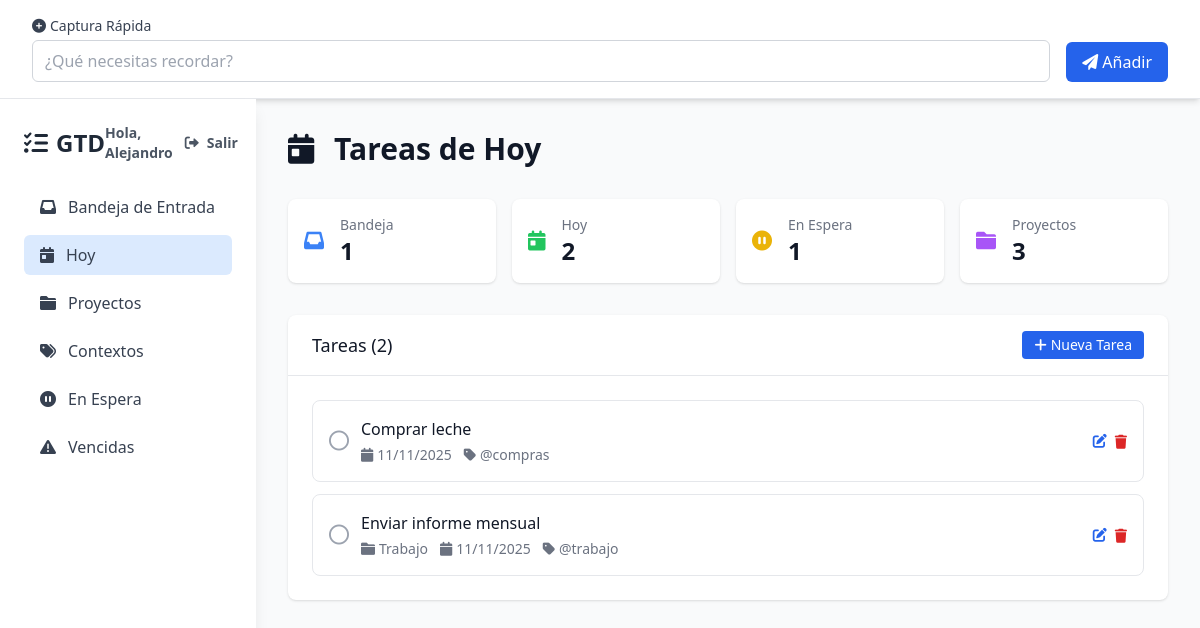
Page /index.php?vista=hoy (signed in) on the committed database.
### tables this page shows
CREATE TABLE IF NOT EXISTS tareas (
    id INT AUTO_INCREMENT PRIMARY KEY,
    usuario_id INT,  
    titulo VARCHAR(255) NOT NULL,
    id_proyecto INT,
    fecha_vencimiento DATE,
    contexto VARCHAR(100),
    descripcion TEXT,
    estado ENUM('pendiente', 'en_espera', 'completada') DEFAULT 'pendiente',
    fecha_creacion TIMESTAMP DEFAULT CURRENT_TIMESTAMP,
    fecha_actualizacion TIMESTAMP DEFAULT CURRENT_TIMESTAMP ON UPDATE CURRENT_TIMESTAMP,
    
     
    INDEX idx_tareas_usuario (usuario_id),
    CONSTRAINT fk_tareas_usuario
        FOREIGN KEY (usuario_id) REFERENCES usuarios(id)
        ON DELETE CASCADE,  
    
    CONSTRAINT fk_tareas_proyecto
        FOREIGN KEY (id_proyecto) REFERENCES proyectos(id)
        ON DELETE SET NULL  
);

CREATE TABLE IF NOT EXISTS proyectos (
    id INT AUTO_INCREMENT PRIMARY KEY,
    usuario_id INT,  
    nombre VARCHAR(255) NOT NULL,
    descripcion TEXT,
    fecha_creacion TIMESTAMP DEFAULT CURRENT_TIMESTAMP,
    fecha_actualizacion TIMESTAMP DEFAULT CURRENT_TIMESTAMP ON UPDATE CURRENT_TIMESTAMP,
    
     
    INDEX idx_proyectos_usuario (usuario_id),
    CONSTRAINT fk_proyectos_usuario
        FOREIGN KEY (usuario_id) REFERENCES usuarios(id)
        ON DELETE CASCADE  
);

### db.php (called while the page is built, shortened)
<?php
function obtenerTareas($pdo, $condicion = '', $parametros = []) {
    $userId = $_SESSION['user_id'] ?? null;
    $sql = "SELECT t.*, p.nombre as proyecto_nombre
            FROM tareas t
            LEFT JOIN proyectos p ON t.id_proyecto = p.id";
    $sql .= " WHERE t.usuario_id = ?";
    if ($condicion) {
        $sql .= " AND $condicion";
    }
    $sql .= " ORDER BY t.fecha_creacion DESC";
    $stmt = $pdo->prepare($sql);
    $stmt->execute(array_merge([$userId], $parametros));
    return $stmt->fetchAll();
}
function obtenerProyectos($pdo) {
    $userId = $_SESSION['user_id'] ?? null;
    $stmt = $pdo->prepare("SELECT * FROM proyectos WHERE usuario_id = ? ORDER BY nombre");
    $stmt->execute([$userId]);
    return $stmt->fetchAll();
}
?>

### index.php (the view, shortened to what this page needs)
<?php
require_once 'db.php';
require_once 'auth.php';
require_once 'includes/header.php';
$vista = isset($_GET['vista']) ? $_GET['vista'] : 'bandeja';
function obtenerTituloVista($vista) {
    $titulos = [
        'bandeja' => 'Bandeja de Entrada',
        'hoy' => 'Tareas de Hoy',
        'vencidas' => 'Tareas Vencidas',
        'proyectos' => 'Proyectos',
        'contextos' => 'Contextos',
        'espera' => 'En Espera'
    ];
    return $titulos[$vista] ?? 'Bandeja de Entrada';
}
$tareas = [];
$proyectos = obtenerProyectos($pdo);
$contextos = obtenerContextos($pdo);
switch ($vista) {
    case 'hoy':
        $tareas = obtenerTareas($pdo, 'DATE(t.fecha_vencimiento) = CURDATE()');
        break;
}
?>
<div class="mb-8">
    <h2 class="text-3xl font-bold text-gray-900 mb-2">
        <i class="fas fa-<?php echo $vista == 'bandeja' ? 'inbox' :
                          ($vista == 'hoy' ? 'calendar-day' :
                           ($vista == 'proyectos' ? 'folder' :
                            ($vista == 'contextos' ? 'tags' :
                             ($vista == 'vencidas' ? 'triangle-exclamation' : 'pause-circle')))); ?> mr-3"></i>
        <?php echo obtenerTituloVista($vista); ?>
    </h2>
</div>
<div class="grid grid-cols-1 md:grid-cols-4 gap-4 mb-8">
    <div class="bg-white p-4 rounded-lg shadow">
        <div class="flex items-center">
            <div class="flex-shrink-0">
                <i class="fas fa-inbox text-blue-500 text-xl"></i>
            </div>
            <div class="ml-4">
                <p class="text-sm font-medium text-gray-500">Bandeja</p>
                <p class="text-2xl font-semibold text-gray-900">
                    <?php echo count(obtenerTareas($pdo, 'id_proyecto IS NULL')); ?>
                </p>
            </div>
        </div>
    </div>
    <div class="bg-white p-4 rounded-lg shadow">
        <div class="flex items-center">
            <div class="flex-shrink-0">
                <i class="fas fa-calendar-day text-green-500 text-xl"></i>
            </div>
            <div class="ml-4">
                <p class="text-sm font-medium text-gray-500">Hoy</p>
                <p class="text-2xl font-semibold text-gray-900">
                    <?php echo count(obtenerTareas($pdo, 'DATE(fecha_vencimiento) = CURDATE()')); ?>
                </p>
            </div>
        </div>
    </div>
    <div class="bg-white p-4 rounded-lg shadow">
        <div class="flex items-center">
            <div class="flex-shrink-0">
                <i class="fas fa-pause-circle text-yellow-500 text-xl"></i>
            </div>
            <div class="ml-4">
                <p class="text-sm font-medium text-gray-500">En Espera</p>
                <p class="text-2xl font-semibold text-gray-900">
                    <?php echo count(obtenerTareas($pdo, "estado = 'en_espera'")); ?>
                </p>
            </div>
        </div>
    </div>
    <div class="bg-white p-4 rounded-lg shadow">
        <div class="flex items-center">
            <div class="flex-shrink-0">
                <i class="fas fa-folder text-purple-500 text-xl"></i>
            </div>
            <div class="ml-4">
                <p class="text-sm font-medium text-gray-500">Proyectos</p>
                <p class="text-2xl font-semibold text-gray-900">
                    <?php echo count($proyectos); ?>
                </p>
            </div>
        </div>
    </div>
</div>
<?php
switch ($vista) {
            ?>
            <?php
    default:
        mostrarListaTareas($tareas, $proyectos, $contextos);
        break;
}
function mostrarListaTareas($tareas, $proyectos, $contextos) {
    ?>
    <div class="bg-white rounded-lg shadow">
        <div class="px-6 py-4 border-b border-gray-200 flex justify-between items-center">
            <h3 class="text-lg font-medium text-gray-900">Tareas (<?php echo count($tareas); ?>)</h3>
            <div class="flex gap-2">
                <button onclick="mostrarFormularioTarea()" class="bg-blue-600 text-white px-3 py-1 rounded text-sm hover:bg-blue-700">
                    <i class="fas fa-plus mr-1"></i>Nueva Tarea
                </button>
            </div>
        </div>
        <div class="p-6">
            <?php if (empty($tareas)): ?>
                <div class="text-center py-8">
                    <i class="fas fa-tasks text-gray-300 text-4xl mb-4"></i>
                    <p class="text-gray-500">No hay tareas para mostrar</p>
                </div>
            <?php else: ?>
                <div class="space-y-3">
                    <?php foreach ($tareas as $tarea): ?>
                        <div class="flex items-center justify-between p-4 border border-gray-200 rounded-lg hover:bg-gray-50 <?php echo $tarea['estado'] == 'completada' ? 'bg-green-50 border-green-200' : ''; ?>">
                            <div class="flex items-center flex-1">
                                <form action="procesar.php" method="POST" class="mr-3">
                                    <button type="submit" class="text-gray-400 hover:text-gray-600">
                                        <?php if ($tarea['estado'] == 'completada'): ?>
                                            <i class="fas fa-check-circle text-green-500 text-xl"></i>
                                        <?php else: ?>
                                            <i class="far fa-circle text-xl"></i>
                                        <?php endif; ?>
                                    </button>
                                </form>
                                <div class="flex-1">
                                    <h4 class="font-medium text-gray-900 <?php echo $tarea['estado'] == 'completada' ? 'line-through text-gray-500' : ''; ?>">
                                        <?php echo htmlspecialchars($tarea['titulo']); ?>
                                    </h4>
                                    <div class="flex items-center text-sm text-gray-500 mt-1">
                                        <?php if ($tarea['proyecto_nombre']): ?>
                                            <span class="mr-3">
                                                <i class="fas fa-folder mr-1"></i><?php echo htmlspecialchars($tarea['proyecto_nombre']); ?>
                                            </span>
                                        <?php endif; ?>
                                        <?php if ($tarea['fecha_vencimiento']): ?>
                                            <span class="mr-3">
                                                <i class="fas fa-calendar mr-1"></i><?php echo date('d/m/Y', strtotime($tarea['fecha_vencimiento'])); ?>
                                            </span>
                                        <?php endif; ?>
                                        <?php if ($tarea['contexto']): ?>
                                            <span class="mr-3">
                                                <i class="fas fa-tag mr-1"></i><?php echo htmlspecialchars($tarea['contexto']); ?>
                                            </span>
                                        <?php endif; ?>
                                    </div>
                                </div>
                            </div>
                            <div class="flex items-center gap-2">
                                <button onclick="abrirModalEditarTarea(<?php echo $tarea['id']; ?>, '<?php echo addslashes($tarea['titulo']); ?>', '<?php echo $tarea['id_proyecto']; ?>', '<?php echo $tarea['fecha_vencimiento']; ?>', '<?php echo addslashes($tarea['contexto']); ?>', '<?php echo addslashes($tarea['descripcion'] ?? ''); ?>', '<?php echo $tarea['estado']; ?>')"
                                        class="text-blue-600 hover:text-blue-800 text-sm">
                                    <i class="fas fa-edit"></i>
                                </button>
                                <form action="procesar.php" method="POST" class="inline">
                                    <button type="submit" class="text-red-600 hover:text-red-800 text-sm" onclick="return confirm('¿Estás seguro de eliminar esta tarea?')">
                                        <i class="fas fa-trash"></i>
                                    </button>
                                </form>
                            </div>
                        </div>
                    <?php endforeach; ?>
                </div>
            <?php endif; ?>
        </div>
    </div>
    <?php
}
?>
<?php require_once 'includes/footer.php'; ?>

### rows in the picture
tareas: estado "pendiente" (drawn), titulo "Comprar leche", fecha_vencimiento "11/11/2025", contexto "@compras"
tareas: estado "pendiente" (drawn), titulo "Enviar informe mensual", id_proyecto.nombre "Trabajo", fecha_vencimiento "11/11/2025", contexto "@trabajo"

### other values in the picture
$nombreUsuario "Alejandro"
obtenerTituloVista($vista) "Tareas de Hoy"
count(obtenerTareas($pdo, 'id_proyecto IS NULL')) "1"
count(obtenerTareas($pdo, 'DATE(fecha_vencimiento) = CURDATE()')) "2"
count(obtenerTareas($pdo, "estado = 'en_espera'")) "1"
count($proyectos) "3"
count($tareas) "2"
